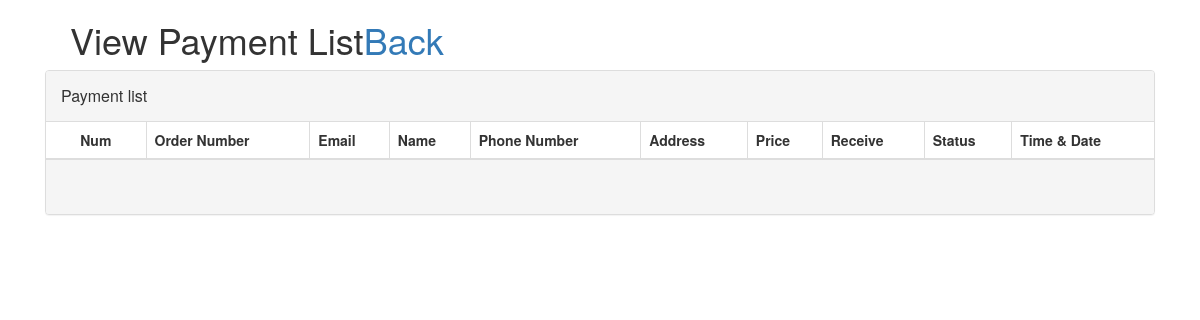
The app's page /admin/viewPayhistory.php, older data.
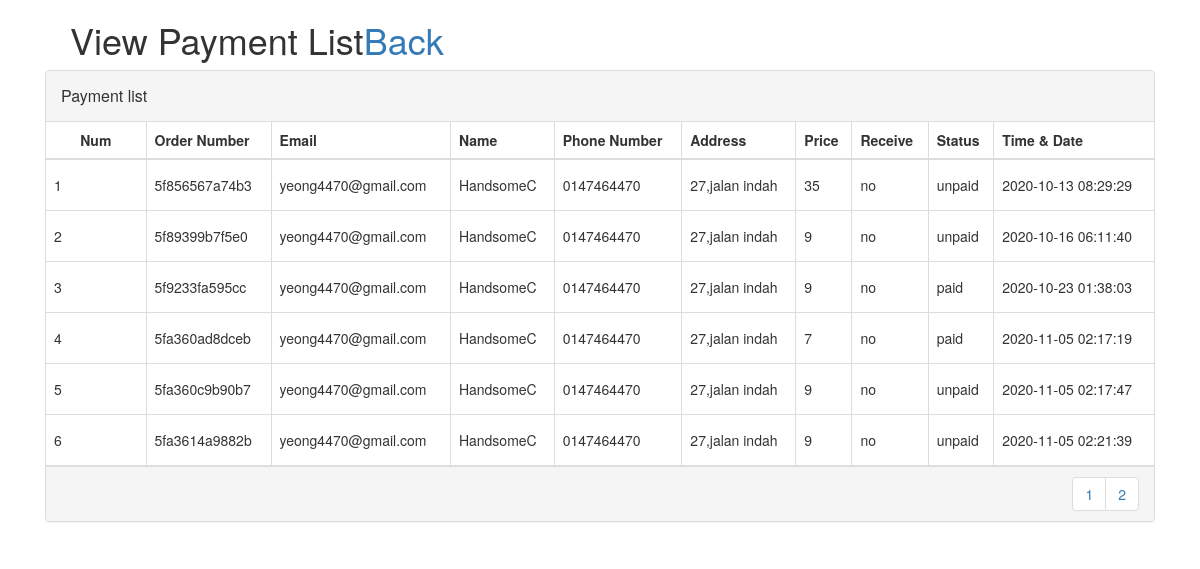
The same page, newer data.
### tables this page shows
CREATE TABLE `payment` (
  `id` int(11) NOT NULL,
  `order_id` varchar(255) NOT NULL,
  `email` varchar(255) NOT NULL,
  `Name` varchar(255) NOT NULL,
  `PhoneNo` varchar(255) NOT NULL,
  `Address` varchar(255) NOT NULL,
  `price` int(255) NOT NULL,
  `time_date` timestamp NOT NULL DEFAULT current_timestamp(),
  `payment_way` varchar(255) NOT NULL,
  `status` varchar(255) NOT NULL,
  `receive` varchar(255) NOT NULL
);

### admin/viewPayhistory.php (the view, shortened to what this page needs)
<!DOCTYPE html>
<html>
<head>
    <link href="//maxcdn.bootstrapcdn.com/bootstrap/4.1.1/css/bootstrap.min.css" rel="stylesheet" id="bootstrap-css">
    <link href="//maxcdn.bootstrapcdn.com/bootstrap/3.3.0/css/bootstrap.min.css" rel="stylesheet" id="bootstrap-css">
    <link href="https://cdnjs.cloudflare.com/ajax/libs/font-awesome/4.4.0/css/font-awesome.min.css" rel='stylesheet' type='text/css'>
    <link href="../css/table.css" rel='stylesheet' type='text/css'>
</head>
<?php
require('../database/mysql.php');
$results_per_page = 6;
$sql='SELECT * FROM payment';
$result = mysqli_query($conn, $sql);
$number_of_results = mysqli_num_rows($result);
$number_of_pages = ceil($number_of_results/$results_per_page);
if (!isset($_GET['page'])) {
  $page = 1;
} else {
  $page = $_GET['page'];
}
$this_page_first_result = ($page-1)*$results_per_page;
$sql='SELECT * FROM payment LIMIT ' . $this_page_first_result . ',' .  $results_per_page;
$result = mysqli_query($conn, $sql);
?>
<div class="container">
    <div class="row">
    <h1> &nbsp;&nbsp;&nbsp;&nbsp;View Payment List</h1>
    <h1 style=" text-align: right;"><a href="view.php"  >Back</a></h1>
        <div class="col-md-12 col-md-offset-0">
            <div class="panel panel-default panel-table">
              <div class="panel-heading">
                <div class="row">
                  <div class="col col-xs-6">
                    <h3 class="panel-title">Payment list</h3>
                  </div>
                  <div class="col col-xs-6 text-right">
                  </div>
                </div>
              </div>
              <div class="panel-body">
                <table class="table  table-bordered table-list">
                  <thead>
                    <tr>
                        <th>Num</th>
                        <th>Order Number</th>
                        <th>Email</th>
                        <th>Name</th>
                        <th>Phone Number</th>
                        <th>Address</th>
                        <th>Price</th>
                        <th>Receive</th>
                        <th>Status</th>
                        <th>Time & Date</th>
                    </tr>
                  </thead>
                  <tbody>
                          <tr>
                          <?php
                   while($row = mysqli_fetch_array($result)) {
                          ?>
                            <td><?php echo $row['id'];?></td>
                            <td><?php echo $row['order_id'];?></td>
                            <td><?php echo $row['email'];?></td>
                            <td><?php echo $row['Name'];?></td>
                            <td><?php echo $row['PhoneNo'];?></td>
                            <td><?php echo $row['Address'];?></td>
                            <td><?php echo $row['price'];?></td>
                            <td><?php echo $row['receive'];?></td>
                            <td><?php echo $row['status'];?></td>
                            <td><?php echo $row['time_date'];?></td>
                        </tr>
                          <?php
                            }
                          ?>
                        </tbody>
                </table>
              </div>
              <div class="panel-footer">
                <div class="row">
                  <div class="col col-xs-4">
                  </div>
                  <div class="col col-xs-8">
                    <ul class="pagination hidden-xs pull-right">
                      <?php
                      for ($page=1;$page<=$number_of_pages;$page++) {
                        echo ' <li><a href="viewPayhistory.php?page=' . $page . '">' . $page . '</a> </li> ';}
                        ?>
                    </ul>
                  </div>
                </div>
              </div>
</div></div></div>
</html>

Row changes from the older to the newer data that the page shows:
added payment: id "1", order "5f856567a74b3", email "yeong4470@gmail.com", Name "HandsomeC", PhoneNo "0147464470", Address "27,jalan indah", price "35", receive "no", status "unpaid", time_date "2020-10-13 08:29:29"
added payment: id "2", order "5f89399b7f5e0", email "yeong4470@gmail.com", Name "HandsomeC", PhoneNo "0147464470", Address "27,jalan indah", price "9", receive "no", status "unpaid", time_date "2020-10-16 06:11:40"
added payment: id "3", order "5f9233fa595cc", email "yeong4470@gmail.com", Name "HandsomeC", PhoneNo "0147464470", Address "27,jalan indah", price "9", receive "no", status "paid", time_date "2020-10-23 01:38:03"
added payment: id "4", order "5fa360ad8dceb", email "yeong4470@gmail.com", Name "HandsomeC", PhoneNo "0147464470", Address "27,jalan indah", price "7", receive "no", status "paid", time_date "2020-11-05 02:17:19"
added payment: id "5", order "5fa360c9b90b7", email "yeong4470@gmail.com", Name "HandsomeC", PhoneNo "0147464470", Address "27,jalan indah", price "9", receive "no", status "unpaid", time_date "2020-11-05 02:17:47"
added payment: id "6", order "5fa3614a9882b", email "yeong4470@gmail.com", Name "HandsomeC", PhoneNo "0147464470", Address "27,jalan indah", price "9", receive "no", status "unpaid", time_date "2020-11-05 02:21:39"
Text that changed along with them:
new list line: "1"
new list line: "2"
